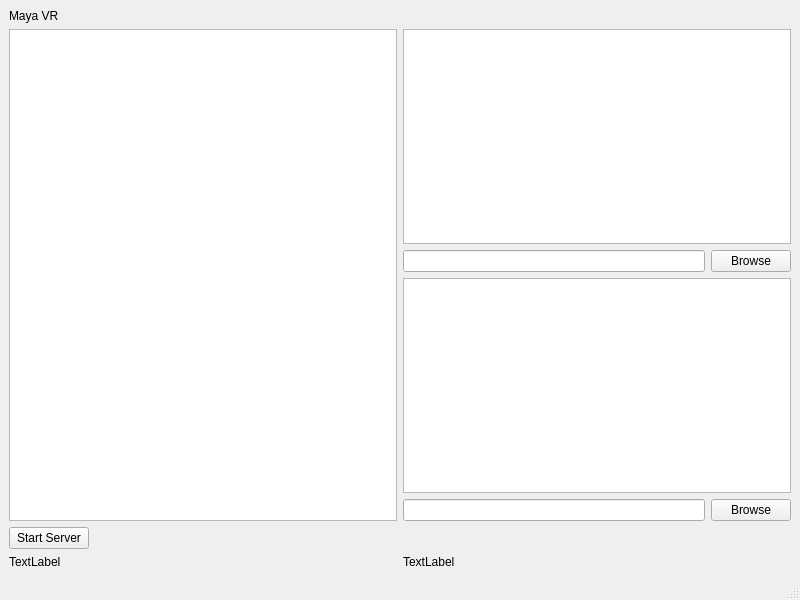
<?xml version="1.0" encoding="UTF-8"?>
<ui version="4.0">
 <class>MainWindow</class>
 <widget class="QMainWindow" name="MainWindow">
  <property name="geometry">
   <rect>
    <x>0</x>
    <y>0</y>
    <width>800</width>
    <height>600</height>
   </rect>
  </property>
  <property name="windowTitle">
   <string>MainWindow</string>
  </property>
  <widget class="QWidget" name="centralwidget">
   <layout class="QVBoxLayout" name="verticalLayout_2">
    <item>
     <layout class="QVBoxLayout" name="verticalLayout">
      <item>
       <widget class="QLabel" name="label">
        <property name="text">
         <string>Maya VR</string>
        </property>
       </widget>
      </item>
      <item>
       <layout class="QHBoxLayout" name="horizontalLayout">
        <item>
         <widget class="QTextEdit" name="console"/>
        </item>
        <item>
         <layout class="QVBoxLayout" name="verticalLayout_3">
          <item>
           <widget class="QGraphicsView" name="graphics_1"/>
          </item>
          <item>
           <layout class="QHBoxLayout" name="horizontalLayout_4">
            <item>
             <widget class="QLineEdit" name="filename_1"/>
            </item>
            <item>
             <widget class="QPushButton" name="button_filename_1">
              <property name="text">
               <string>Browse</string>
              </property>
             </widget>
            </item>
           </layout>
          </item>
          <item>
           <widget class="QGraphicsView" name="graphics_2"/>
          </item>
          <item>
           <layout class="QHBoxLayout" name="horizontalLayout_5">
            <item>
             <widget class="QLineEdit" name="filename_2"/>
            </item>
            <item>
             <widget class="QPushButton" name="button_filename_2">
              <property name="text">
               <string>Browse</string>
              </property>
             </widget>
            </item>
           </layout>
          </item>
         </layout>
        </item>
       </layout>
      </item>
     </layout>
    </item>
    <item>
     <layout class="QHBoxLayout" name="horizontalLayout_3">
      <item>
       <widget class="QPushButton" name="button_start">
        <property name="text">
         <string>Start Server</string>
        </property>
       </widget>
      </item>
      <item>
       <spacer name="horizontalSpacer">
        <property name="orientation">
         <enum>Qt::Horizontal</enum>
        </property>
        <property name="sizeHint" stdset="0">
         <size>
          <width>40</width>
          <height>20</height>
         </size>
        </property>
       </spacer>
      </item>
     </layout>
    </item>
    <item>
     <layout class="QHBoxLayout" name="horizontalLayout_2">
      <item>
       <widget class="QLabel" name="label_client_header">
        <property name="text">
         <string>TextLabel</string>
        </property>
       </widget>
      </item>
      <item>
       <widget class="QLabel" name="label_client">
        <property name="text">
         <string>TextLabel</string>
        </property>
       </widget>
      </item>
     </layout>
    </item>
   </layout>
  </widget>
  <widget class="QMenuBar" name="menubar">
   <property name="geometry">
    <rect>
     <x>0</x>
     <y>0</y>
     <width>800</width>
     <height>22</height>
    </rect>
   </property>
  </widget>
  <widget class="QStatusBar" name="statusbar"/>
 </widget>
 <resources/>
 <connections/>
</ui>
